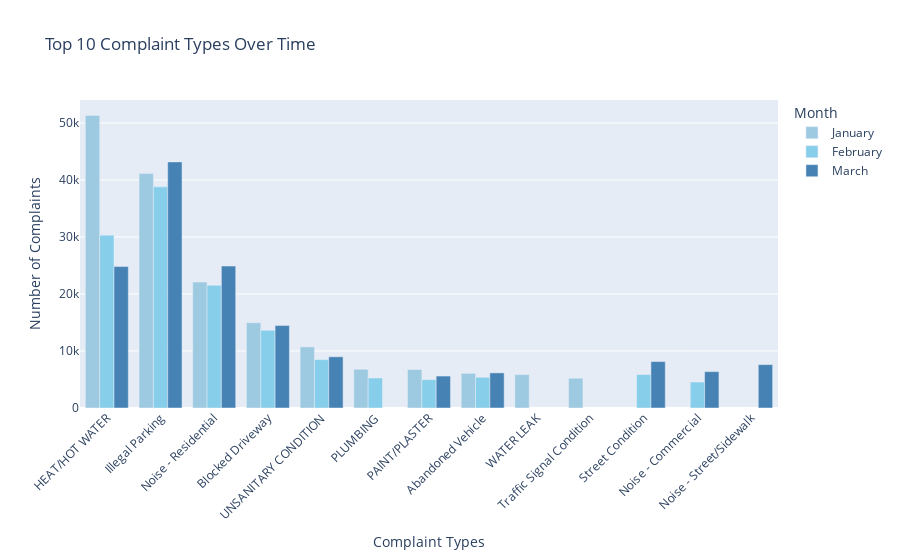

The code cell stored with this chart in its notebook:
### Code cell
#Here we're concatenating our code in order to built a bar chart presentating the fluctuation of complaint types for those three months 

# Combine the dataframes
combined_df = pd.concat([top_10_complaints_jan, top_10_complaints_feb, top_10_complaints_march], ignore_index=True)

# Ensure 'unique_key_count' is numeric
combined_df['unique_key_count'] = combined_df['unique_key_count'].str.replace(',', '').astype(int)
# ------------------------------------

# Define colors
colors = {
    'January': 'rgb(158,202,225)',
    'February': 'rgb(135,206,235)',  # Sky Blue
    'March': 'rgb(70,130,180)'       # Steel Blue
}

# Create the bar chart
fig_top_10_complaints_overtime = px.bar(
    combined_df, 
    x='complaint_type', 
    y='unique_key_count', 
    color='Month', 
    color_discrete_map=colors,  # Apply color scheme
    barmode='group',            # Group bars by month
    title="Top 10 Complaint Types Over Time",
    labels={'complaint_type': 'Complaint Types', 'unique_key_count': 'Number of Complaints'}
)

# Customize the layout
fig_top_10_complaints_overtime.update_layout(
    xaxis_title='Complaint Types',
    yaxis_title='Number of Complaints',
    xaxis_tickangle=-45  # Rotate x-axis labels for better readability
)

# Show the plot
fig_top_10_complaints_overtime.show()

### Figure 1 — Plotly figure (JSON) as saved in the notebook; plotly's stock layout.template omitted (floating-point values rounded to 4 significant figures)
{"data": [{"alignmentgroup": "True", "hovertemplate": "Month=January<br>Complaint Types=%{x}<br>Number of Complaints=%{y}<extra></extra>", "legendgroup": "January", "marker": {"color": "rgb(158,202,225)", "pattern": {"shape": ""}}, "name": "January", "offsetgroup": "January", "orientation": "v", "showlegend": true, "textposition": "auto", "type": "bar", "x": ["HEAT/HOT WATER", "Illegal Parking", "Noise - Residential", "Blocked Driveway", "UNSANITARY CONDITION", "PLUMBING", "PAINT/PLASTER", "Abandoned Vehicle", "WATER LEAK", "Traffic Signal Condition"], "xaxis": "x", "y": [51325, 41124, 22091, 14966, 10720, 6800, 6755, 6079, 5863, 5225], "yaxis": "y"}, {"alignmentgroup": "True", "hovertemplate": "Month=February<br>Complaint Types=%{x}<br>Number of Complaints=%{y}<extra></extra>", "legendgroup": "February", "marker": {"color": "rgb(135,206,235)", "pattern": {"shape": ""}}, "name": "February", "offsetgroup": "February", "orientation": "v", "showlegend": true, "textposition": "auto", "type": "bar", "x": ["Illegal Parking", "HEAT/HOT WATER", "Noise - Residential", "Blocked Driveway", "UNSANITARY CONDITION", "Street Condition", "Abandoned Vehicle", "PLUMBING", "PAINT/PLASTER", "Noise - Commercial"], "xaxis": "x", "y": [38792, 30316, 21511, 13642, 8488, 5870, 5387, 5260, 4970, 4552], "yaxis": "y"}, {"alignmentgroup": "True", "hovertemplate": "Month=March<br>Complaint Types=%{x}<br>Number of Complaints=%{y}<extra></extra>", "legendgroup": "March", "marker": {"color": "rgb(70,130,180)", "pattern": {"shape": ""}}, "name": "March", "offsetgroup": "March", "orientation": "v", "showlegend": true, "textposition": "auto", "type": "bar", "x": ["Illegal Parking", "Noise - Residential", "HEAT/HOT WATER", "Blocked Driveway", "UNSANITARY CONDITION", "Street Condition", "Noise - Street/Sidewalk", "Noise - Commercial", "Abandoned Vehicle", "PAINT/PLASTER"], "xaxis": "x", "y": [43167, 24896, 24809, 14459, 8984, 8142, 7609, 6376, 6159, 5606], "yaxis": "y"}], "layout": {"barmode": "group", "legend": {"title": {"text": "Month"}, "tracegroupgap": 0}, "title": {"text": "Top 10 Complaint Types Over Time"}, "xaxis": {"anchor": "y", "domain": [0, 1], "tickangle": -45, "title": {"text": "Complaint Types"}}, "yaxis": {"anchor": "x", "domain": [0, 1], "title": {"text": "Number of Complaints"}}}}
